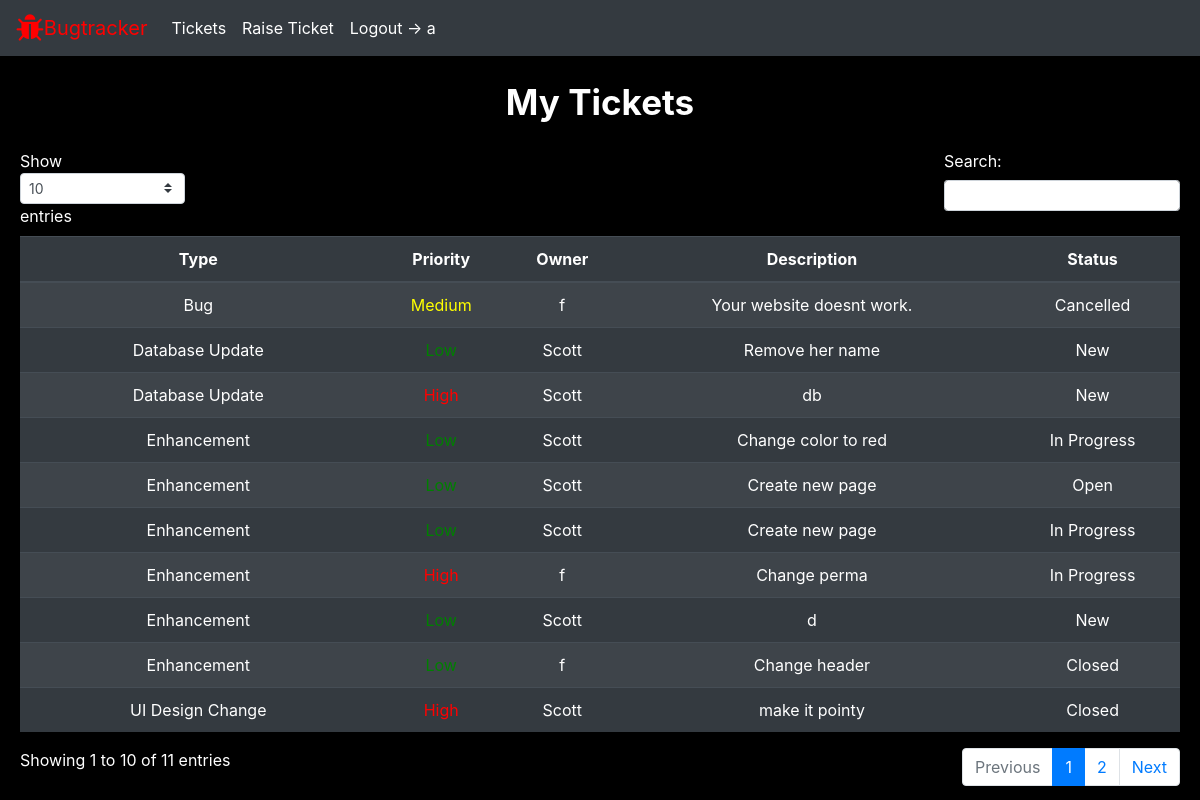
Before: /tickets/ (signed in) with the older database file.
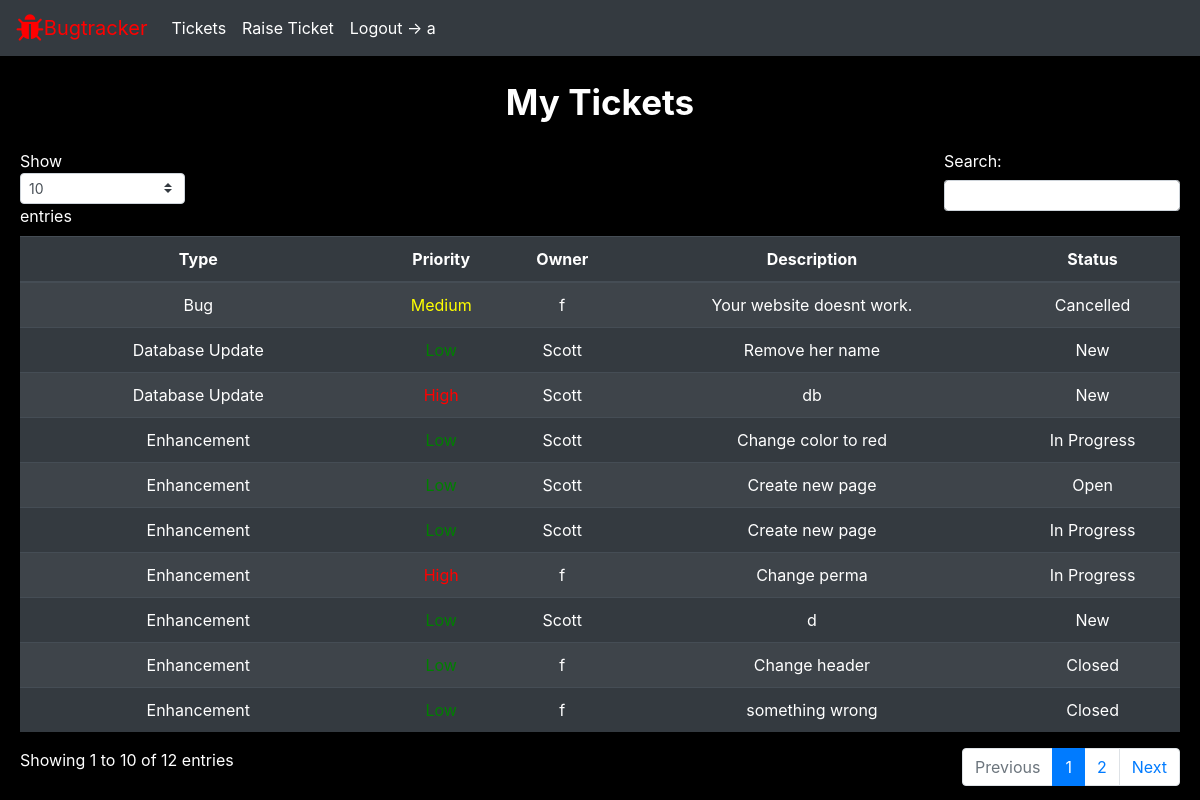
After: the same page with the newer database file.
### bugs/models.py (models this page shows)
class BugHistory(models.Model):
    bug=models.ForeignKey(Bug, on_delete=models.CASCADE)
    creator=models.ForeignKey(UserProfile, on_delete=models.CASCADE)

class Bug(models.Model):
     bug_id=models.AutoField(primary_key=True)
     bug_type=models.ForeignKey(BugType, on_delete=models.CASCADE )
     bug_priority=models.ForeignKey(BugPriority,on_delete=models.CASCADE)
     bug_desc=models.CharField(max_length=280)
     bug_owner=models.ForeignKey(UserProfile, on_delete=models.CASCADE , default='2')
     bug_status=models.ForeignKey(BugStatus, on_delete=models.CASCADE, default='1')

class BugType(models.Model):
    bug_type_id=models.CharField(max_length=5,primary_key=True)
    bug_type=models.CharField(max_length=100)

class BugStatus(models.Model):
    bug_status_id=models.CharField(max_length=5,primary_key=True)
    bug_status=models.CharField(max_length=20)

class BugPriority(models.Model):
    bug_priority_id=models.CharField(max_length=5,primary_key=True)
    bug_priority=models.CharField(max_length=10)

### core/models.py (models this page shows, shortened)
class UserProfile(AbstractBaseUser):
    email 					= models.EmailField(verbose_name="email", max_length=60, unique=True)
    username 				= models.CharField (max_length=30, unique=True, default='')
    date_joined				= models.DateTimeField(verbose_name='date joined', auto_now_add=True )
    last_login				= models.DateTimeField(verbose_name='last login', auto_now=True)
    is_admin				= models.BooleanField(default=False)
    is_active				= models.BooleanField(default=True)
    is_staff				= models.BooleanField(default=False)
    is_superuser			= models.BooleanField(default=False)
    role                    =models.ForeignKey(Role, on_delete=models.CASCADE , default='1')
    USERNAME_FIELD = 'username'
    REQUIRED_FIELDS=['email']
    objects = MyAccountManager()

### bugs/views.py (the view)
# urls.py: path('tickets/',bug_views.tickets),
@login_required(login_url='/login/')
def tickets(request):
    page_data=BugHistory.objects.filter(creator=request.user)
    return render(request, 'client/tickets.html', {'page_data':page_data})

### templates/client/tickets.html (shortened to what this page needs)
<html>
  <head>
    {% include "util/bootstrap.html" %}
    {% load static %}
<link rel="stylesheet" href="https://cdnjs.cloudflare.com/ajax/libs/font-awesome/4.7.0/css/font-awesome.min.css">
<link rel="stylesheet" type="text/css" href="https://cdnjs.cloudflare.com/ajax/libs/twitter-bootstrap/4.5.2/css/bootstrap.css">
    <link rel="stylesheet" type="text/css" href="https://cdn.datatables.net/1.12.0/js/dataTables.bootstrap4.min.js">
    <link rel="stylesheet" href="{%static 'index.css' %}" />
  </head>
  <body>
    {% include "util/nav-client.html" %}
    <div class="heading">My Tickets</div>
    <table id="data-table" class="table table-striped table-dark">
    <thead class="thead-dark">
    <tr >
        <th scope="col">Type</th>
        <th scope="col">Priority</th>
        <th scope="col">Owner</th>
        <th scope="col">Description</th>
        <th scope="col">Status</th>
    </tr>
  </thead>
  <tbody>
    {% for data in page_data %}
    <tr>
        <td>{{ data.bug.bug_type.bug_type}}</td>
        {% if data.bug.bug_priority.bug_priority == 'Low' %}
        <td style="color:green">{{ data.bug.bug_priority.bug_priority }}</td>
        {% elif data.bug.bug_priority.bug_priority == 'Medium' %}
        <td style="color:yellow">{{ data.bug.bug_priority.bug_priority }}</td>
        {% else %}
        <td style="color: red">{{ data.bug.bug_priority.bug_priority }}</td>
        {% endif %}
        <td>{{ data.bug.bug_owner.username }}</td>
        <td>{{ data.bug.bug_desc }}</td>
        <td>{{ data.bug.bug_status.bug_status }}</td>
    </tr>
    {% endfor %}
    </tbody>
    </table>
  </body>
</html>

Changed rows visible on the page:
no longer on this page (row unchanged): BugHistory: bug.bug_type.bug_type "UI Design Change", bug.bug_priority.bug_priority "High", bug.bug_owner.username "Scott", bug.bug_desc "make it pointy", bug.bug_status.bug_status "Closed"
added BugHistory: bug.bug_type.bug_type "Enhancement", bug.bug_owner.username "f", bug.bug_desc "something wrong", bug.bug_status.bug_status "Closed"
Other visible differences:
text written by a page script: "Show entries Search: Showing 1 to 10 of 11 entries Previous 1 2 Next" → "Show entries Search: Showing 1 to 10 of 12 entries Previous 1 2 Next"
